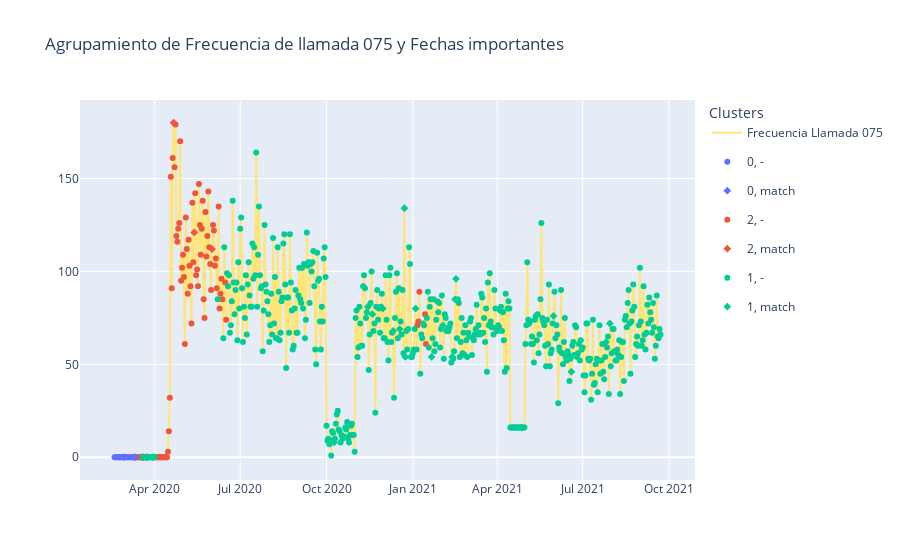

The notebook cell this image was saved under:
### Code cell
fig=go.Figure((go.Scatter(x=data_c.index, y=data_c['Frecuencia.Llamada075'],
                         mode='lines', name= 'Frecuencia Llamada 075', line_color='#ffe476')))

fig2 = px.scatter(data_c, x=data_c.index,
                          y='Frecuencia.Llamada075', color='Clusters', symbol='Fecha_importante', 
                  labels={"Clusters": "Cluster", "Fecha_importante": "Fecha importante"})

fig2['data'][0]['showlegend']=True




fig.add_traces(fig2.data)


fig.update_layout(legend_title="Clusters", title='Agrupamiento de Frecuencia de llamada 075 y Fechas importantes')


fig.show()

### Figure 1 — Plotly figure (JSON) as saved in the notebook; plotly's stock layout.template omitted (floating-point values rounded to 4 significant figures; data arrays with more than 128 entries replaced by an {"elided": "..."} marker saying what was removed)
{"data": [{"line": {"color": "#ffe476"}, "mode": "lines", "name": "Frecuencia Llamada 075", "type": "scatter", "x": {"elided": "583 str values"}, "y": {"elided": "583 int values"}}, {"hovertemplate": "Cluster=0<br>Fecha importante=-<br>Fecha=%{x}<br>Frecuencia.Llamada075=%{y}<extra></extra>", "legendgroup": "0, -", "marker": {"color": "#636efa", "symbol": "circle"}, "mode": "markers", "name": "0, -", "orientation": "v", "showlegend": true, "type": "scatter", "x": ["2020-02-18T00:00:00", "2020-02-19T00:00:00", "2020-02-20T00:00:00", "2020-02-21T00:00:00", "2020-02-22T00:00:00", "2020-02-23T00:00:00", "2020-02-24T00:00:00", "2020-02-25T00:00:00", "2020-02-26T00:00:00", "2020-02-27T00:00:00", "2020-02-29T00:00:00", "2020-03-01T00:00:00", "2020-03-02T00:00:00", "2020-03-03T00:00:00", "2020-03-04T00:00:00", "2020-03-05T00:00:00", "2020-03-06T00:00:00", "2020-03-07T00:00:00", "2020-03-08T00:00:00", "2020-03-09T00:00:00", "2020-03-10T00:00:00", "2020-03-12T00:00:00", "2020-03-13T00:00:00", "2020-03-14T00:00:00", "2020-03-15T00:00:00", "2020-03-22T00:00:00", "2020-03-29T00:00:00"], "xaxis": "x", "y": [0, 0, 0, 0, 0, 0, 0, 0, 0, 0, 0, 0, 0, 0, 0, 0, 0, 0, 0, 0, 0, 0, 0, 0, 0, 0, 0], "yaxis": "y"}, {"hovertemplate": "Cluster=0<br>Fecha importante=match<br>Fecha=%{x}<br>Frecuencia.Llamada075=%{y}<extra></extra>", "legendgroup": "0, match", "marker": {"color": "#636efa", "symbol": "diamond"}, "mode": "markers", "name": "0, match", "orientation": "v", "showlegend": true, "type": "scatter", "x": ["2020-02-28T00:00:00", "2020-03-11T00:00:00"], "xaxis": "x", "y": [0, 0], "yaxis": "y"}, {"hovertemplate": "Cluster=2<br>Fecha importante=-<br>Fecha=%{x}<br>Frecuencia.Llamada075=%{y}<extra></extra>", "legendgroup": "2, -", "marker": {"color": "#EF553B", "symbol": "circle"}, "mode": "markers", "name": "2, -", "orientation": "v", "showlegend": true, "type": "scatter", "x": ["2020-03-16T00:00:00", "2020-03-17T00:00:00", "2020-03-21T00:00:00", "2020-04-02T00:00:00", "2020-04-03T00:00:00", "2020-04-04T00:00:00", "2020-04-05T00:00:00", "2020-04-06T00:00:00", "2020-04-07T00:00:00", "2020-04-08T00:00:00", "2020-04-09T00:00:00", "2020-04-10T00:00:00", "2020-04-11T00:00:00", "2020-04-12T00:00:00", "2020-04-13T00:00:00", "2020-04-14T00:00:00", "2020-04-15T00:00:00", "2020-04-16T00:00:00", "2020-04-17T00:00:00", "2020-04-18T00:00:00", "2020-04-19T00:00:00", "2020-04-20T00:00:00", "2020-04-22T00:00:00", "2020-04-23T00:00:00", "2020-04-24T00:00:00", "2020-04-25T00:00:00", "2020-04-26T00:00:00", "2020-04-27T00:00:00", "2020-04-28T00:00:00", "2020-04-29T00:00:00", "2020-04-30T00:00:00", "2020-05-01T00:00:00", "2020-05-02T00:00:00", "2020-05-03T00:00:00", "2020-05-04T00:00:00", "2020-05-05T00:00:00", "2020-05-06T00:00:00", "2020-05-07T00:00:00", "2020-05-08T00:00:00", "2020-05-09T00:00:00", "2020-05-10T00:00:00", "2020-05-11T00:00:00", "2020-05-12T00:00:00", "2020-05-14T00:00:00", "2020-05-15T00:00:00", "2020-05-16T00:00:00", "2020-05-17T00:00:00", "2020-05-18T00:00:00", "2020-05-19T00:00:00", "2020-05-20T00:00:00", "2020-05-21T00:00:00", "2020-05-22T00:00:00", "2020-05-23T00:00:00", "2020-05-24T00:00:00", "2020-05-25T00:00:00", "2020-05-26T00:00:00", "2020-05-27T00:00:00", "2020-05-28T00:00:00", "2020-05-29T00:00:00", "2020-05-30T00:00:00", "2020-05-31T00:00:00", "2020-06-02T00:00:00", "2020-06-03T00:00:00", "2020-06-04T00:00:00", "2020-06-05T00:00:00", "2020-06-06T00:00:00", "2020-06-08T00:00:00", "2020-06-09T00:00:00", "2020-06-10T00:00:00", "2020-06-11T00:00:00", "2020-06-12T00:00:00", "2020-06-15T00:00:00", "2020-06-16T00:00:00", "2021-01-06T00:00:00", "2021-01-07T00:00:00", "2021-01-08T00:00:00", "2021-01-14T00:00:00", "2021-01-15T00:00:00"], "xaxis": "x", "y": [0, 0, 0, 0, 0, 0, 0, 0, 0, 0, 0, 0, 0, 0, 0, 0, 3, 14, 32, 151, 91, 161, 156, 179, 119, 116, 123, 126, 170, 95, 102, 109, 97, 61, 129, 112, 88, 117, 103, 92, 72, 137, 105, 142, 98, 101, 92, 147, 125, 109, 123, 138, 85, 75, 132, 108, 119, 143, 113, 104, 90, 125, 122, 103, 107, 91, 135, 80, 88, 96, 85, 94, 74, 71, 73, 89, 77, 61], "yaxis": "y"}, {"hovertemplate": "Cluster=2<br>Fecha importante=match<br>Fecha=%{x}<br>Frecuencia.Llamada075=%{y}<extra></extra>", "legendgroup": "2, match", "marker": {"color": "#EF553B", "symbol": "diamond"}, "mode": "markers", "name": "2, match", "orientation": "v", "showlegend": true, "type": "scatter", "x": ["2020-03-18T00:00:00", "2020-03-20T00:00:00", "2020-04-21T00:00:00", "2020-05-13T00:00:00", "2020-06-01T00:00:00"], "xaxis": "x", "y": [0, 0, 180, 121, 112], "yaxis": "y"}, {"hovertemplate": "Cluster=1<br>Fecha importante=-<br>Fecha=%{x}<br>Frecuencia.Llamada075=%{y}<extra></extra>", "legendgroup": "1, -", "marker": {"color": "#00cc96", "symbol": "circle"}, "mode": "markers", "name": "1, -", "orientation": "v", "showlegend": true, "type": "scatter", "x": {"elided": "447 str values"}, "xaxis": "x", "y": {"elided": "447 int values"}, "yaxis": "y"}, {"hovertemplate": "Cluster=1<br>Fecha importante=match<br>Fecha=%{x}<br>Frecuencia.Llamada075=%{y}<extra></extra>", "legendgroup": "1, match", "marker": {"color": "#00cc96", "symbol": "diamond"}, "mode": "markers", "name": "1, match", "orientation": "v", "showlegend": true, "type": "scatter", "x": ["2020-03-23T00:00:00", "2020-03-24T00:00:00", "2020-03-30T00:00:00", "2020-10-09T00:00:00", "2020-11-14T00:00:00", "2020-11-19T00:00:00", "2020-11-30T00:00:00", "2020-12-11T00:00:00", "2020-12-18T00:00:00", "2020-12-23T00:00:00", "2020-12-24T00:00:00", "2021-01-04T00:00:00", "2021-01-21T00:00:00", "2021-02-02T00:00:00", "2021-02-12T00:00:00", "2021-02-15T00:00:00", "2021-02-16T00:00:00", "2021-03-06T00:00:00", "2021-04-27T00:00:00", "2021-05-31T00:00:00", "2021-06-07T00:00:00", "2021-06-19T00:00:00", "2021-07-26T00:00:00", "2021-07-30T00:00:00"], "xaxis": "x", "y": [0, 0, 0, 8, 81, 77, 80, 68, 69, 134, 54, 80, 54, 71, 54, 85, 96, 64, 16, 76, 57, 46, 62, 72], "yaxis": "y"}], "layout": {"legend": {"title": {"text": "Clusters"}}, "title": {"text": "Agrupamiento de Frecuencia de llamada 075 y Fechas importantes"}}}
